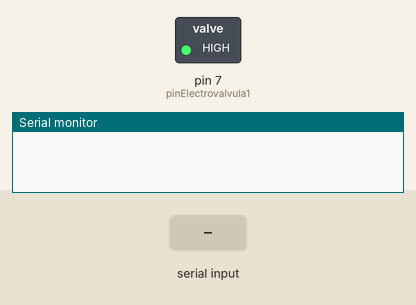
The sketch below on a simulated Arduino Uno, built with avr-gcc and run on an emulated ATmega328P. Shown: switched loads named in the sketch (green lamp = pin HIGH), the last lines printed to the serial monitor. The inputs (shaded band) are chosen by the test bench.

Above: at 1.2 s.
1.3 s: "0" received over the second serial link
At 2.2 s:
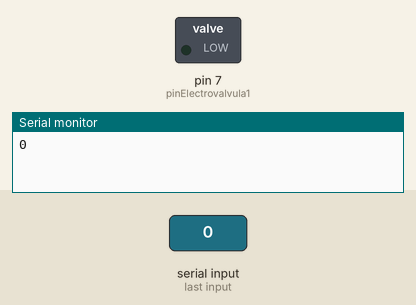
2.8 s: "1" received over the second serial link
At 3.4 s:
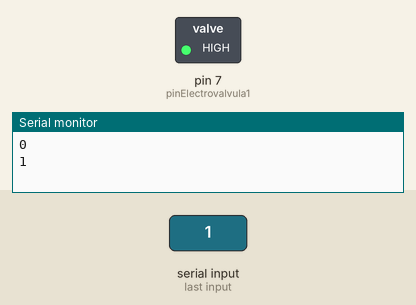
Timing chart, 0 to 5.8 s (numbered marks = the images above; inputs shaded):
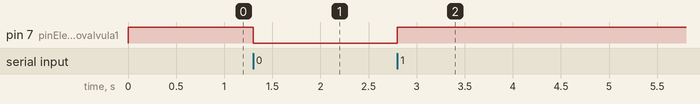

Measured:
- after the input at 1.3 s, pin 7 (pinElectrovalvula1): HIGH → LOW at once
- after the input at 2.8 s, pin 7 (pinElectrovalvula1): LOW → HIGH at once

The sketch:

rele-bluetooth.ino
```cpp
// -----------------------------------------------
// Bluetooth
// -----------------------------------------------
#include <SoftwareSerial.h>

SoftwareSerial BT(10, 11);
// creates a "virtual" serial port/UART
// connect BT module TX to D10
// connect BT module RX to D11
// connect BT Vcc to 5V, GND to GND

// -----------------------------------------------
// Reles (Electrovalvulas)
// -----------------------------------------------
int pinElectrovalvula1=7;
int estadoEV1;


void setup()
{
// -----------------------------------------------
// Reles (Electrovalvulas)
// -----------------------------------------------
  Serial.begin(9600);

  // Inicializamos el modulo de EVs
  pinMode(pinElectrovalvula1,OUTPUT);
  estadoEV1=1; //cerrada
  digitalWrite(pinElectrovalvula1,estadoEV1);
  // set digital pin to control as an output

// -----------------------------------------------
// Bluetooth
// -----------------------------------------------
// set the data rate for the SoftwareSerial port
  BT.begin(9600);
  Serial.begin(9600);
  // Send test message to other device
}

char data = '0';
char dataAnterior = data;

void loop()
{
  if( BT.available() ){
    data = BT.read();
    Serial.println(data);
    if(data == '1') digitalWrite(7, HIGH);
    if(data == '0') digitalWrite(7, LOW);
  }
}

void accionarValvula(){
  dataAnterior = data;
  estadoEV1=!estadoEV1;
  digitalWrite(pinElectrovalvula1,estadoEV1);
}
```
